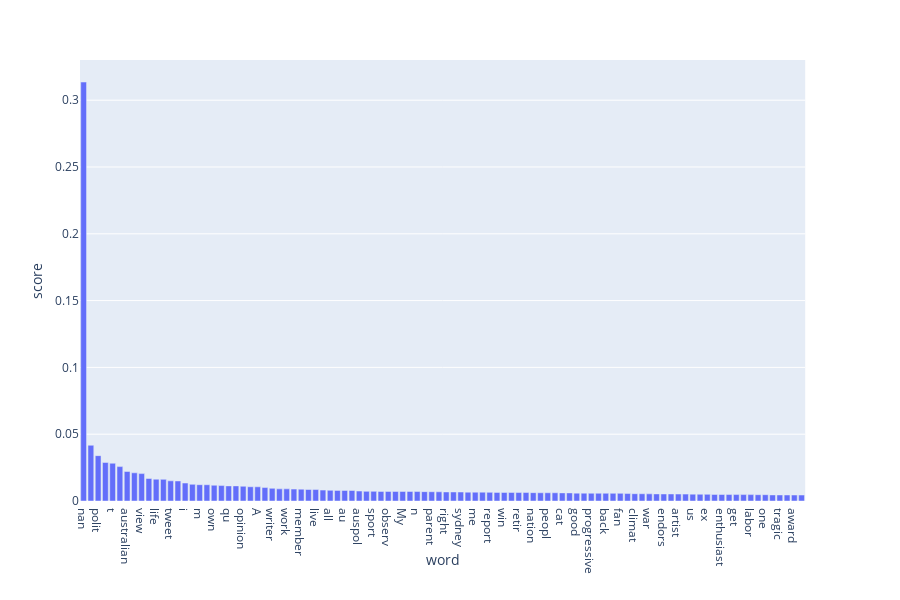

The code cell stored with this chart in its notebook:
### Code cell
sorted_d = sorted(word_scores.items(), key=operator.itemgetter(1), reverse=True)
dfObj = pd.DataFrame(sorted_d[:100], columns = ['word' , 'score']) 
fig = px.bar(dfObj, x='word', y='score')
fig.show()

### Figure 1 — Plotly figure (JSON) as saved in the notebook; plotly's stock layout.template omitted (floating-point values rounded to 4 significant figures)
{"data": [{"alignmentgroup": "True", "hoverlabel": {"namelength": 0}, "hovertemplate": "word=%{x}<br>score=%{y}", "legendgroup": "", "marker": {"color": "#636efa"}, "name": "", "offsetgroup": "", "orientation": "v", "showlegend": false, "textposition": "auto", "type": "bar", "x": ["nan", "I", "polit", "the", "t", "australia", "australian", "co", "view", "new", "life", "https", "tweet", "news", "i", "social", "m", "politics", "own", "love", "qu", "documentation", "opinion", "follow", "A", "like", "writer", "world", "work", "journalist", "member", "time", "live", "music", "all", "human", "au", "author", "auspol", "com", "sport", "mine", "observ", "editor", "My", "media", "n", "make", "parent", "interest", "right", "it", "sydney", "old", "me", "retweet", "report", "twitter", "win", "proud", "retir", "lover", "nation", "abc", "peopl", "bouje", "cat", "former", "good", "know", "progressive", "busi", "back", "take", "fan", "support", "climat", "believ", "war", "commun", "endors", "director", "artist", "offici", "us", "account", "ex", "travel", "enthusiast", "year", "get", "feminist", "labor", "thing", "one", "conserv", "tragic", "tech", "award", "person"], "xaxis": "x", "y": [0.3136, 0.04171, 0.03396, 0.02883, 0.02825, 0.02575, 0.02206, 0.02111, 0.02051, 0.01684, 0.01632, 0.0162, 0.0151, 0.015, 0.01346, 0.01247, 0.0122, 0.01217, 0.01179, 0.01155, 0.01131, 0.01131, 0.01102, 0.01067, 0.01063, 0.01006, 0.009487, 0.009097, 0.009081, 0.008914, 0.008852, 0.008613, 0.008561, 0.008156, 0.007981, 0.007952, 0.007921, 0.007865, 0.00744, 0.007214, 0.007213, 0.00718, 0.00718, 0.007159, 0.007147, 0.00714, 0.007067, 0.007013, 0.006941, 0.006881, 0.006776, 0.006758, 0.006731, 0.006618, 0.006616, 0.006606, 0.006458, 0.006439, 0.006397, 0.006389, 0.006332, 0.006331, 0.006246, 0.00616, 0.006155, 0.006153, 0.006072, 0.006065, 0.005891, 0.005866, 0.005811, 0.005789, 0.005779, 0.005738, 0.005729, 0.005578, 0.005459, 0.005419, 0.005366, 0.005313, 0.00527, 0.005267, 0.005217, 0.005157, 0.005137, 0.005052, 0.004991, 0.00491, 0.004861, 0.004829, 0.004811, 0.004798, 0.004781, 0.004721, 0.004721, 0.004561, 0.00453, 0.004502, 0.004491, 0.004466], "yaxis": "y"}], "layout": {"barmode": "relative", "height": 600, "legend": {"tracegroupgap": 0}, "margin": {"t": 60}, "xaxis": {"anchor": "y", "domain": [0, 0.98], "title": {"text": "word"}}, "yaxis": {"anchor": "x", "domain": [0, 1], "title": {"text": "score"}}}}
